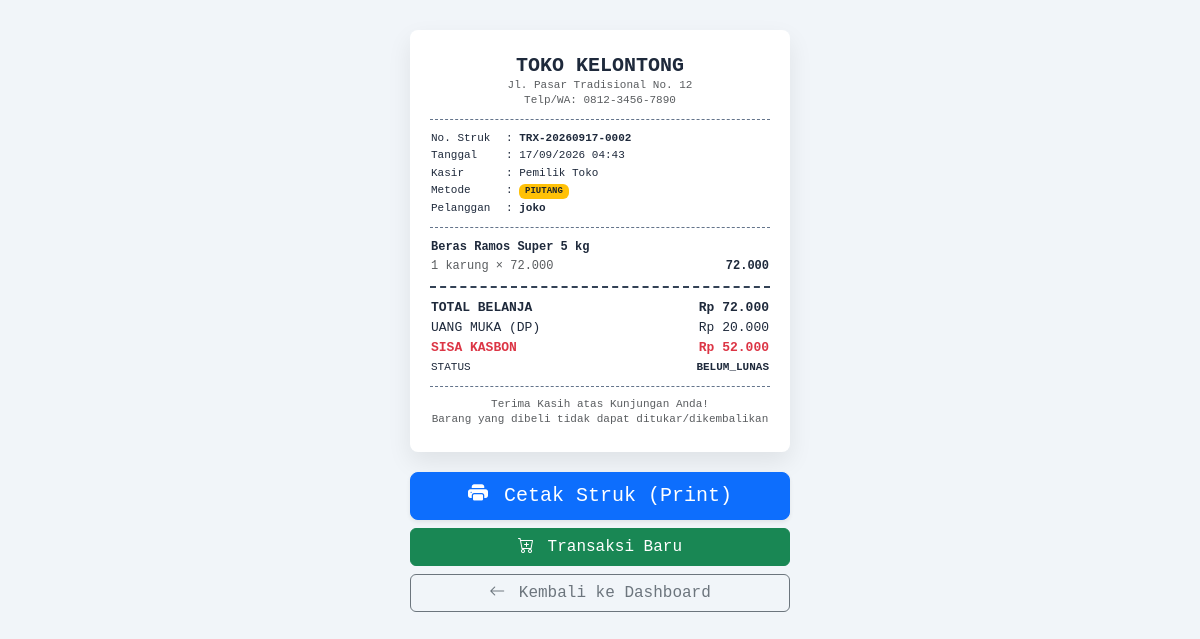
The page /transaksi/struk.php?id=4 (signed in) on the database its author committed.
### tables this page shows
CREATE TABLE `transaksi` (
  `id` int(11) NOT NULL,
  `kode_transaksi` varchar(30) NOT NULL,
  `id_kasir` int(11) NOT NULL,
  `metode_pembayaran` enum('tunai','piutang') NOT NULL DEFAULT 'tunai',
  `id_pelanggan` int(11) DEFAULT NULL,
  `total_belanja` decimal(12,2) NOT NULL,
  `uang_bayar` decimal(12,2) NOT NULL,
  `kembalian` decimal(12,2) NOT NULL,
  `created_at` timestamp NOT NULL DEFAULT current_timestamp()
);

CREATE TABLE `users` (
  `id` int(11) NOT NULL,
  `username` varchar(50) NOT NULL,
  `password` varchar(255) NOT NULL,
  `nama_lengkap` varchar(100) NOT NULL,
  `role` enum('pemilik','kasir') NOT NULL DEFAULT 'kasir',
  `pertanyaan_keamanan` varchar(255) DEFAULT NULL,
  `jawaban_keamanan` varchar(255) DEFAULT NULL,
  `created_at` timestamp NOT NULL DEFAULT current_timestamp()
);

CREATE TABLE `pelanggan` (
  `id` int(11) NOT NULL,
  `nama` varchar(100) NOT NULL,
  `no_hp` varchar(20) DEFAULT NULL,
  `alamat` varchar(255) DEFAULT NULL,
  `created_at` timestamp NOT NULL DEFAULT current_timestamp()
);

CREATE TABLE `transaksi_detail` (
  `id` int(11) NOT NULL,
  `id_transaksi` int(11) NOT NULL,
  `id_barang` int(11) NOT NULL,
  `nama_barang` varchar(150) NOT NULL,
  `harga_satuan` decimal(12,2) NOT NULL,
  `jumlah` int(11) NOT NULL,
  `subtotal` decimal(12,2) NOT NULL
);

CREATE TABLE `barang` (
  `id` int(11) NOT NULL,
  `kode_barang` varchar(20) NOT NULL,
  `id_kategori` int(11) DEFAULT NULL,
  `nama_barang` varchar(150) NOT NULL,
  `harga_beli` decimal(12,2) DEFAULT 0.00,
  `harga_jual` decimal(12,2) NOT NULL,
  `stok` int(11) NOT NULL DEFAULT 0,
  `satuan` varchar(20) DEFAULT 'pcs',
  `created_at` timestamp NOT NULL DEFAULT current_timestamp(),
  `updated_at` timestamp NOT NULL DEFAULT current_timestamp() ON UPDATE current_timestamp()
);

CREATE TABLE `piutang` (
  `id` int(11) NOT NULL,
  `id_transaksi` int(11) NOT NULL,
  `id_pelanggan` int(11) NOT NULL,
  `total_piutang` decimal(12,2) NOT NULL,
  `sisa_piutang` decimal(12,2) NOT NULL,
  `status` enum('belum_lunas','lunas') NOT NULL DEFAULT 'belum_lunas',
  `created_at` timestamp NOT NULL DEFAULT current_timestamp()
);

### transaksi/struk.php (the view, shortened to what this page needs)
<?php
require_once __DIR__ . '/../config/database.php';
$id_transaksi = (int)($_GET['id'] ?? 0);
$query_trx = "SELECT t.*, u.nama_lengkap AS nama_kasir,
                     pel.nama AS nama_pelanggan, pel.no_hp AS no_hp_pelanggan,
                     pt.total_piutang, pt.sisa_piutang, pt.status AS status_piutang
              FROM transaksi t
              LEFT JOIN users u ON t.id_kasir = u.id
              LEFT JOIN pelanggan pel ON t.id_pelanggan = pel.id
              LEFT JOIN piutang pt ON pt.id_transaksi = t.id
              WHERE t.id = ?
              LIMIT 1";
$stmt_trx = mysqli_prepare($conn, $query_trx);
mysqli_stmt_bind_param($stmt_trx, "i", $id_transaksi);
mysqli_stmt_execute($stmt_trx);
$res_trx = mysqli_stmt_get_result($stmt_trx);
$trx = mysqli_fetch_assoc($res_trx);
$query_detail = "SELECT td.*, b.satuan
                 FROM transaksi_detail td
                 LEFT JOIN barang b ON td.id_barang = b.id
                 WHERE td.id_transaksi = ?
                 ORDER BY td.id ASC";
$stmt_detail = mysqli_prepare($conn, $query_detail);
mysqli_stmt_bind_param($stmt_detail, "i", $id_transaksi);
mysqli_stmt_execute($stmt_detail);
$res_detail = mysqli_stmt_get_result($stmt_detail);
$items = [];
while ($row = mysqli_fetch_assoc($res_detail)) {
    $items[] = $row;
}
?>
<!DOCTYPE html>
<html lang="id">
<head>
    <link href="https://cdn.jsdelivr.net/npm/bootstrap@5.3.3/dist/css/bootstrap.min.css" rel="stylesheet">
    <link href="https://cdn.jsdelivr.net/npm/bootstrap-icons@1.11.3/font/bootstrap-icons.min.css" rel="stylesheet">
</head>
<body>
<div class="container">
    <div class="struk-card">
        <div class="text-center">
            <h5 class="fw-bold mb-0">TOKO KELONTONG</h5>
            <div style="font-size: 11px;" class="text-muted">Jl. Pasar Tradisional No. 12</div>
            <div style="font-size: 11px;" class="text-muted">Telp/WA: 0812-3456-7890</div>
        </div>
        <div class="struk-divider"></div>
        <table class="w-100" style="font-size: 11px;">
            <tr>
                <td style="width: 75px;">No. Struk</td>
                <td>: <strong><?= htmlspecialchars($trx['kode_transaksi']) ?></strong></td>
            </tr>
            <tr>
                <td>Tanggal</td>
                <td>: <?= date('d/m/Y H:i', strtotime($trx['created_at'])) ?></td>
            </tr>
            <tr>
                <td>Kasir</td>
                <td>: <?= htmlspecialchars($trx['nama_kasir'] ?? 'Petugas Kasir') ?></td>
            </tr>
            <tr>
                <td>Metode</td>
                <td>: <span class="badge <?= ($trx['metode_pembayaran'] === 'piutang') ? 'bg-warning text-dark' : 'bg-success text-white' ?>" style="font-size: 9px;"><?= strtoupper($trx['metode_pembayaran']) ?></span></td>
            </tr>
            <?php if (!empty($trx['nama_pelanggan'])): ?>
                <tr>
                    <td>Pelanggan</td>
                    <td>: <strong><?= htmlspecialchars($trx['nama_pelanggan']) ?></strong></td>
                </tr>
            <?php endif; ?>
        </table>
        <div class="struk-divider"></div>
        <table class="w-100" style="font-size: 12px;">
            <?php foreach ($items as $item): ?>
                <tr>
                    <td colspan="2" class="fw-bold"><?= htmlspecialchars($item['nama_barang']) ?></td>
                </tr>
                <tr>
                    <td class="text-muted">
                        <?= $item['jumlah'] ?> <?= htmlspecialchars($item['satuan'] ?? 'pcs') ?> &times; <?= number_format($item['harga_satuan'], 0, ',', '.') ?>
                    </td>
                    <td class="text-end fw-semibold">
                        <?= number_format($item['subtotal'], 0, ',', '.') ?>
                    </td>
                </tr>
            <?php endforeach; ?>
        </table>
        <div class="struk-double-divider"></div>
        <table class="w-100" style="font-size: 13px;">
            <tr>
                <td class="fw-bold">TOTAL BELANJA</td>
                <td class="text-end fw-bold">Rp <?= number_format($trx['total_belanja'], 0, ',', '.') ?></td>
            </tr>
            <?php if ($trx['metode_pembayaran'] === 'piutang'): ?>
                <tr>
                    <td>UANG MUKA (DP)</td>
                    <td class="text-end">Rp <?= number_format($trx['uang_bayar'], 0, ',', '.') ?></td>
                </tr>
                <tr class="fw-bold text-danger">
                    <td>SISA KASBON</td>
                    <td class="text-end">Rp <?= number_format($trx['sisa_piutang'] ?? $trx['total_belanja'], 0, ',', '.') ?></td>
                </tr>
                <tr style="font-size: 11px;">
                    <td>STATUS</td>
                    <td class="text-end fw-bold"><?= strtoupper($trx['status_piutang'] ?? 'BELUM LUNAS') ?></td>
                </tr>
            <?php endif; ?>
        </table>
        <div class="struk-divider"></div>
        <div class="text-center text-muted" style="font-size: 11px;">
            <div>Terima Kasih atas Kunjungan Anda!</div>
            <div>Barang yang dibeli tidak dapat ditukar/dikembalikan</div>
        </div>
    </div>
    <div class="btn-action-container d-grid gap-2">
        <button type="button" class="btn btn-primary btn-lg shadow-sm" onclick="window.print();">
            <i class="bi bi-printer-fill me-1"></i> Cetak Struk (Print)
        </button>
        <a href="kasir.php" class="btn btn-success">
            <i class="bi bi-cart-plus me-1"></i> Transaksi Baru
        </a>
        <a href="<?= BASE_URL ?>dashboard/index.php" class="btn btn-outline-secondary">
            <i class="bi bi-arrow-left me-1"></i> Kembali ke Dashboard
        </a>
    </div>
</div>
</body>
</html>

### transaksi/struk.php (style rules this page uses)
body { background-color: #f1f5f9; font-family: 'Courier New', Courier, monospace; color: #1e293b; padding: 30px 15px; }
.struk-card { background: #ffffff; width: 380px; margin: 0 auto; padding: 24px 20px; box-shadow: 0 10px 25px rgba(0, 0, 0, 0.08); border-radius: 8px; font-size: 13px; line-height: 1.4; }
.struk-divider { border-top: 1px dashed #64748b; margin: 10px 0; }
.struk-double-divider { border-top: 2px dashed #334155; margin: 10px 0; }
.btn-action-container { max-width: 380px; margin: 20px auto 0; }

### rows shown on the page
transaksi: kode_transaksi "TRX-20260917-0002", created_at "17/09/2026 04:43", id_kasir.nama_lengkap "Pemilik Toko", metode_pembayaran "PIUTANG", id_pelanggan.nama "joko", total_belanja "72.000", uang_bayar "20.000", piutang.sisa_piutang "52.000", piutang.status "BELUM_LUNAS"
transaksi_detail: nama_barang "Beras Ramos Super 5 kg", jumlah "1", id_barang.satuan "karung", harga_satuan "72.000", subtotal "72.000"
